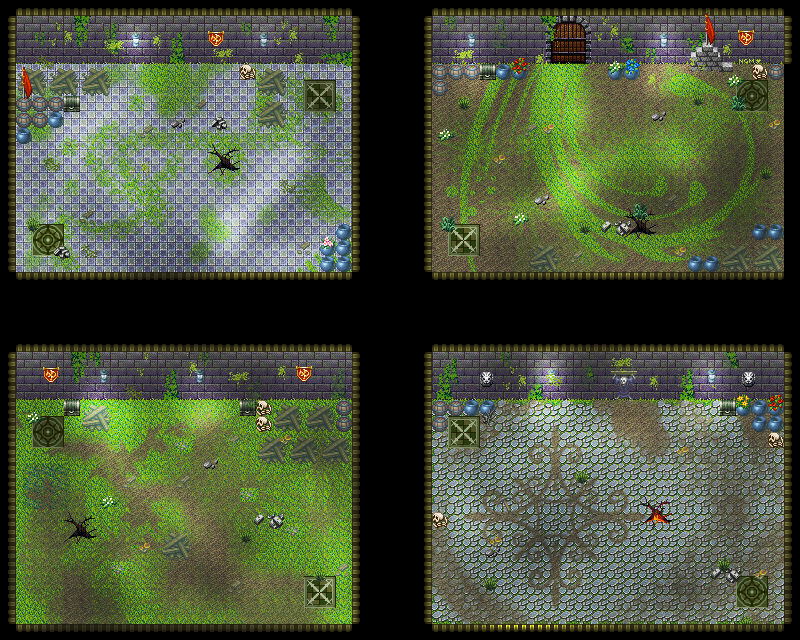

Rendered tile map (Tiled .tmx) drawn with the repository's tilesets; below, a short description and the map source with its tile grids summarised:
An orthogonal 50x40 tile map with 16x16 px tiles, 4 tile layers (Background, SubBackground, Collision, Teleportation).

<map version="1.10" tiledversion="1.10.2" orientation="orthogonal" renderorder="right-down" width="50" height="40" tilewidth="16" tileheight="16" infinite="0" nextlayerid="5" nextobjectid="1">
 <tileset firstgid="1" source="MonsterZone.tsx" />
 <layer id="2" name="Background" width="50" height="40">
  <data>[2000 cells, 2000 non-empty, 1 distinct tile ids]</data>
 </layer>
 <layer id="1" name="SubBackground" width="50" height="40">
  <data>[2000 cells, 269 non-empty, 269 distinct tile ids]</data>
 </layer>
 <layer id="3" name="Collision" width="50" height="40">
  <data>[2000 cells, 1716 non-empty, 1716 distinct tile ids]</data>
 </layer>
 <layer id="4" name="Teleportation" width="50" height="40">
  <data>[2000 cells, 3 non-empty, 3 distinct tile ids]</data>
 </layer>
</map>